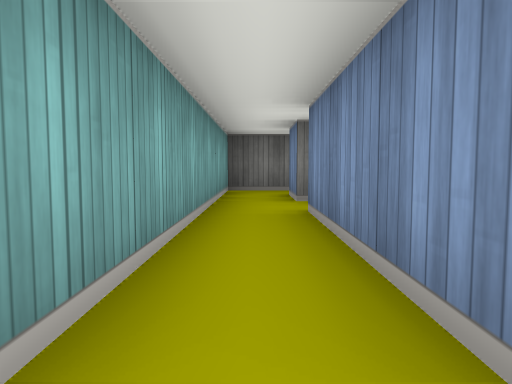
view 1 (above)

13 first-person views from a walk through a cub3D maze. The camera is about half as high as the walls, tilts 4° down and sees 70° across. The floor is counted in squares. Each view is taken from the middle of a square. On the plan, view 1 faces up. The plan holds only what a view shows up to about 9 squares ahead; the rest is blank. The place goes on beyond the plan.

view 2
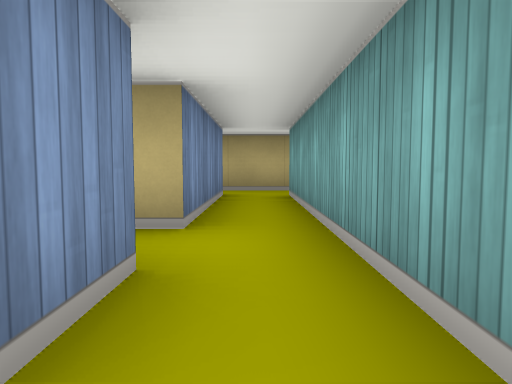

view 3
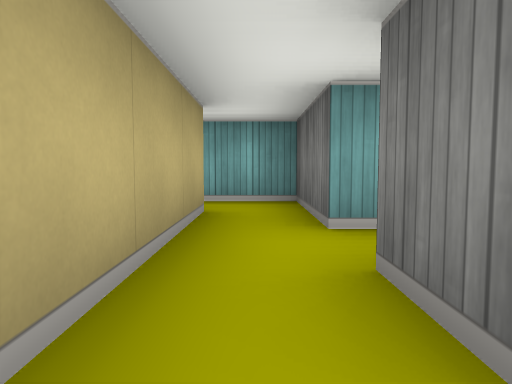

view 4
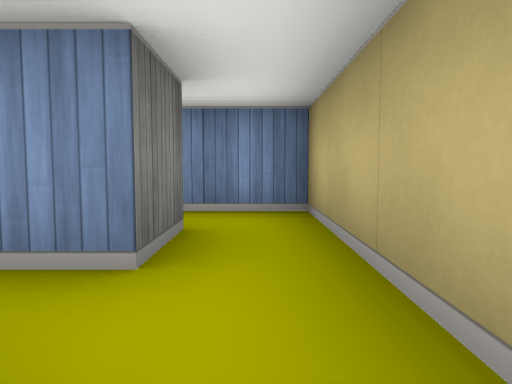

view 5
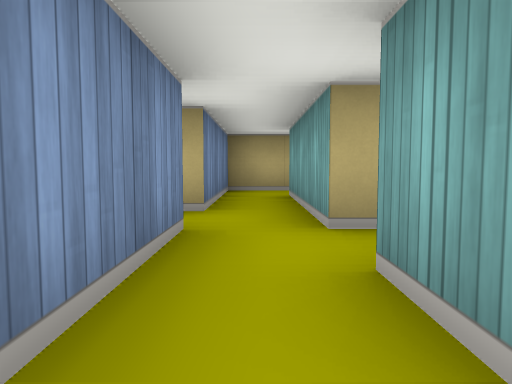

view 6
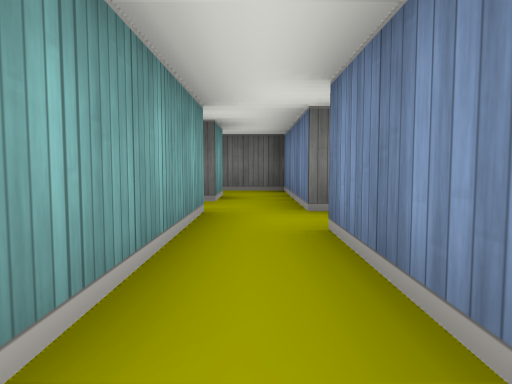

view 7
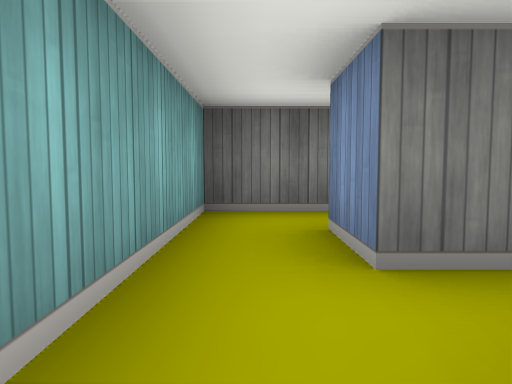

view 8
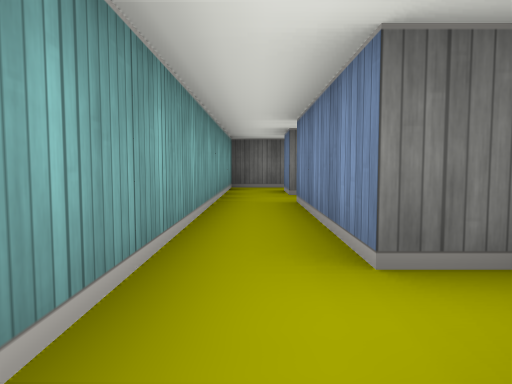

view 9
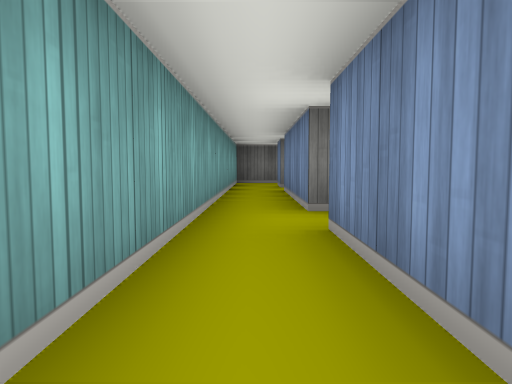

view 10
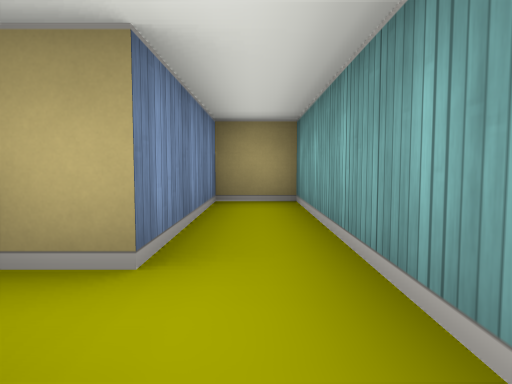

view 11
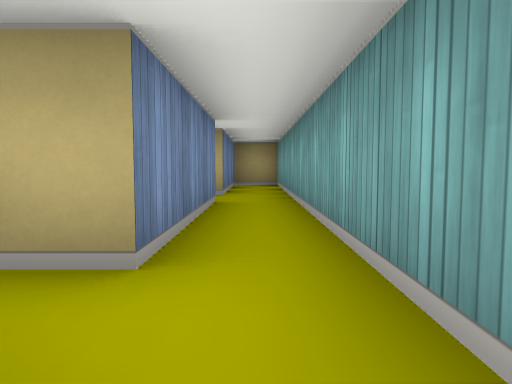

view 12
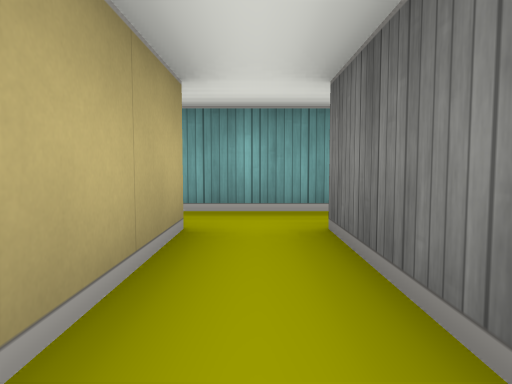

view 13
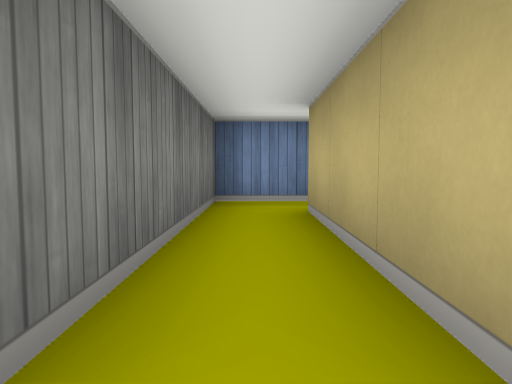

### Floor plan
Points are (right, up) in squares from view 1. A wall is a line through its corners. A room is listed if a view was taken in it or the views show most of it. See-through windows are left out.
Room 1 (views 1, 2, 5)
walls: (0.5, 3.5) (1.5, 3.5) (1.5, 0.5) (0.5, 0.5) (0.5, 3.5); (1.5, 5.5) (1.5, 4.5) (0.5, 4.5) (0.5, 5.5); (2.5, 3.5) (2.5, 6.5) (-0.5, 6.5) (-0.5, 0.5); (2.5, 0.5) (2.5, 2.5); (-0.5, -0.5) (1.5, -0.5)
ways out: opening at (1, 0) to room 2; opening at (2, 1.5) to room 2; opening at (-1, 0) to room 3; opening at (3, 3)
Room 2 (views 3, 6)
walls: (1.5, -0.5) (2.5, -0.5) (2.5, 0.5)
ways out: opening at (1, 0) to room 1; opening at (2, 1.5) to room 1
Room 3 (views 4, 11)
walls: (-1.5, -1.5) (-1.5, -0.5) (-0.5, -0.5); (-0.5, 0.5) (-2.5, 0.5) (-2.5, -1.5)
ways out: opening at (-1, 0) to room 1; opening at (-2, -1) to room 5
Room 4 (views 7, 8, 9, 10)
walls: (-0.9, -5.5) (-1.5, -5.5) (-1.5, -2.5); (-2.5, -2.5) (-2.5, -9.5) (-1.5, -9.5) (-1.5, -6.5) (-0.9, -6.5)
ways out: opening at (-2, -3) to room 5
Room 5 (views 12, 13)
walls: (-1.5, -2.5) (1.5, -2.5); (-2.5, -1.5) (-2.5, -2.5); (2.5, -2.8) (2.5, -1.5) (-1.5, -1.5)
ways out: opening at (-2, -1) to room 3; opening at (-2, -3) to room 4; opening at (2, -3)

Where each view was taken, in squares from view 1:
view 1: 0 up, 0 right, facing up
view 2: 6 up, 0 right, facing down
view 3: 0 up, 2 right, facing left
view 4: 0 up, 1 left, facing right
view 5: 6 up, 2 right, facing down
view 6: 0 up, 2 right, facing up
view 7: 3 down, 2 left, facing up
view 8: 7 down, 2 left, facing up
view 9: 9 down, 2 left, facing up
view 10: 5 down, 2 left, facing down
view 11: 1 down, 2 left, facing down
view 12: 2 down, 1 right, facing left
view 13: 2 down, 2 left, facing right
